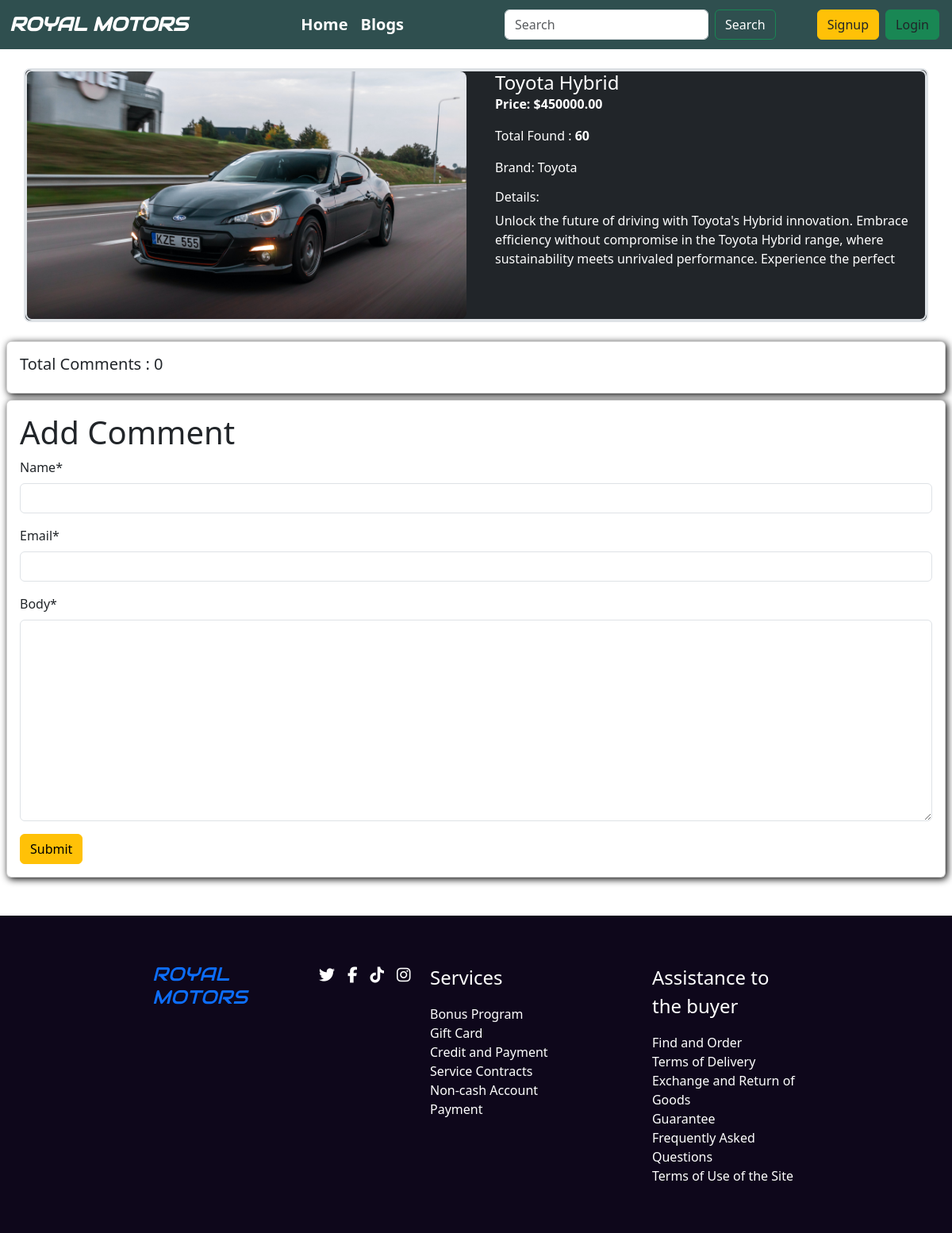
The app's page /car/2/ with its own data.
### cars/models.py (models this page shows, shortened)
class CarModel(models.Model):
    name = models.CharField(max_length=100)
    price = models.DecimalField(max_digits=10, decimal_places=2)
    photo = models.ImageField(upload_to='images/', blank=True)
    brand = models.ForeignKey(BrandModel, on_delete=models.CASCADE)
    details = models.TextField(blank=True, null=True, max_length=200)
    quantity = models.IntegerField(null=True, blank=True)

### brands/models.py (models this page shows, shortened)
class BrandModel(models.Model):
    name = models.CharField(max_length=100)
    slug = models.SlugField(max_length=100, unique=True, blank=True, null=True)

### car_sales_project/views.py (the view, shortened to what this page needs)
# urls.py: path('car/<int:pk>/', ShowDetails.as_view(), name='car_detail'),
class ShowDetails(DetailView):
    model = CarModel
    template_name = 'details.html'
    context_object_name = 'car'
    pk_url_kwarg = 'pk'
    def get_context_data(self, **kwargs):
        context = super().get_context_data(**kwargs)
        car = self.object
        comments = car.comments.all()
        comment_form = CommentForm()
        context['comments'] = comments
        context['comment_form'] = comment_form
        return context

### cars/forms.py
class CommentForm(forms.ModelForm):
    class Meta:
        model = CommentModel
        fields = ['name', 'email', 'body']

### templates/details.html (shortened to what this page needs)
{% extends "base.html" %}
{% load crispy_forms_tags %}
{% block content %}
<div class="container mt-4 mb-4 bg-dark text-white border border-2 rounded-3">
    <div class="row border border-2 rounded-3">
        <div class="col-md-6 ps-0">
            <img src="{{ car.photo.url }}" class="img-fluid border border-0 rounded-3" alt="{{ car.name }}">
        </div>
        <div class="col-md-6 ps-4">
            <h4 class="card-title">{{ car.name }}</h4>
            <p class="card-text fw-semibold">Price: ${{ car.price }}</p>
            <p>Total Found : <span class="fw-bold"> {{car.quantity}} </span></p>
            <p class="card-text">Brand: {{ car.brand.name }}</p>
            <h6>Details:</h6>
            <p>{{car.details}}</p>
        </div>
    </div>
</div>
<div class="card m-2">
    <h5 class="p-3">Total Comments : {{comments | length}}</h5>
</div>
<div class="card m-2">
    <div class="card-body">
        <form method="post">
            <h1>Add Comment</h1>
            {{comment_form | crispy}}
            <button class="btn btn-warning">Submit</button>
    </div>
</div>
{% endblock content %}

### static/style.css (style rules this page uses)
* { box-sizing: border-box; margin: 0; padding: 0; }
.card { box-shadow: 2px 2px 10px black; }

### records on screen
CarModel: photo (picture), name "Toyota Hybrid", price "450000.00", quantity "60", brand.name "Toyota", details "Unlock the future of driving with Toyota's Hybrid innovation. Embrace efficiency without compromise in the Toyota Hybrid range, where sustainability meets unrivaled performance. Experience the perfect"

### other values on screen
{{ comments | length }} "0"
